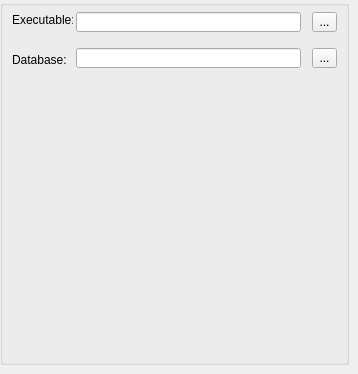
   <widget class="QWidget" name="pageRepos">
    <widget class="QGroupBox" name="groupBox_26">
     <property name="geometry">
      <rect>
       <x>0</x>
       <y>0</y>
       <width>349</width>
       <height>365</height>
      </rect>
     </property>
     <property name="title">
      <string/>
     </property>
     <widget class="QLabel" name="label_35">
      <property name="geometry">
       <rect>
        <x>12</x>
        <y>12</y>
        <width>61</width>
        <height>16</height>
       </rect>
      </property>
      <property name="text">
       <string>Executable:</string>
      </property>
     </widget>
     <widget class="QLineEdit" name="editVSSExe">
      <property name="geometry">
       <rect>
        <x>76</x>
        <y>12</y>
        <width>225</width>
        <height>20</height>
       </rect>
      </property>
      <property name="toolTip">
       <string>Path to VSS executable - ss.exe</string>
      </property>
     </widget>
     <widget class="QToolButton" name="buttonVSSExe">
      <property name="geometry">
       <rect>
        <x>312</x>
        <y>12</y>
        <width>25</width>
        <height>20</height>
       </rect>
      </property>
      <property name="text">
       <string>...</string>
      </property>
     </widget>
     <widget class="QLabel" name="label_36">
      <property name="geometry">
       <rect>
        <x>12</x>
        <y>52</y>
        <width>61</width>
        <height>16</height>
       </rect>
      </property>
      <property name="text">
       <string>Database:</string>
      </property>
     </widget>
     <widget class="QLineEdit" name="editVSSDatabase">
      <property name="geometry">
       <rect>
        <x>76</x>
        <y>48</y>
        <width>225</width>
        <height>20</height>
       </rect>
      </property>
      <property name="statusTip">
       <string>Path to VSS database where &lt;srcsave.ini&gt; resides</string>
      </property>
     </widget>
     <widget class="QToolButton" name="buttonVSSDatabase">
      <property name="geometry">
       <rect>
        <x>312</x>
        <y>48</y>
        <width>25</width>
        <height>20</height>
       </rect>
      </property>
      <property name="text">
       <string>...</string>
      </property>
     </widget>
    </widget>
   </widget>
